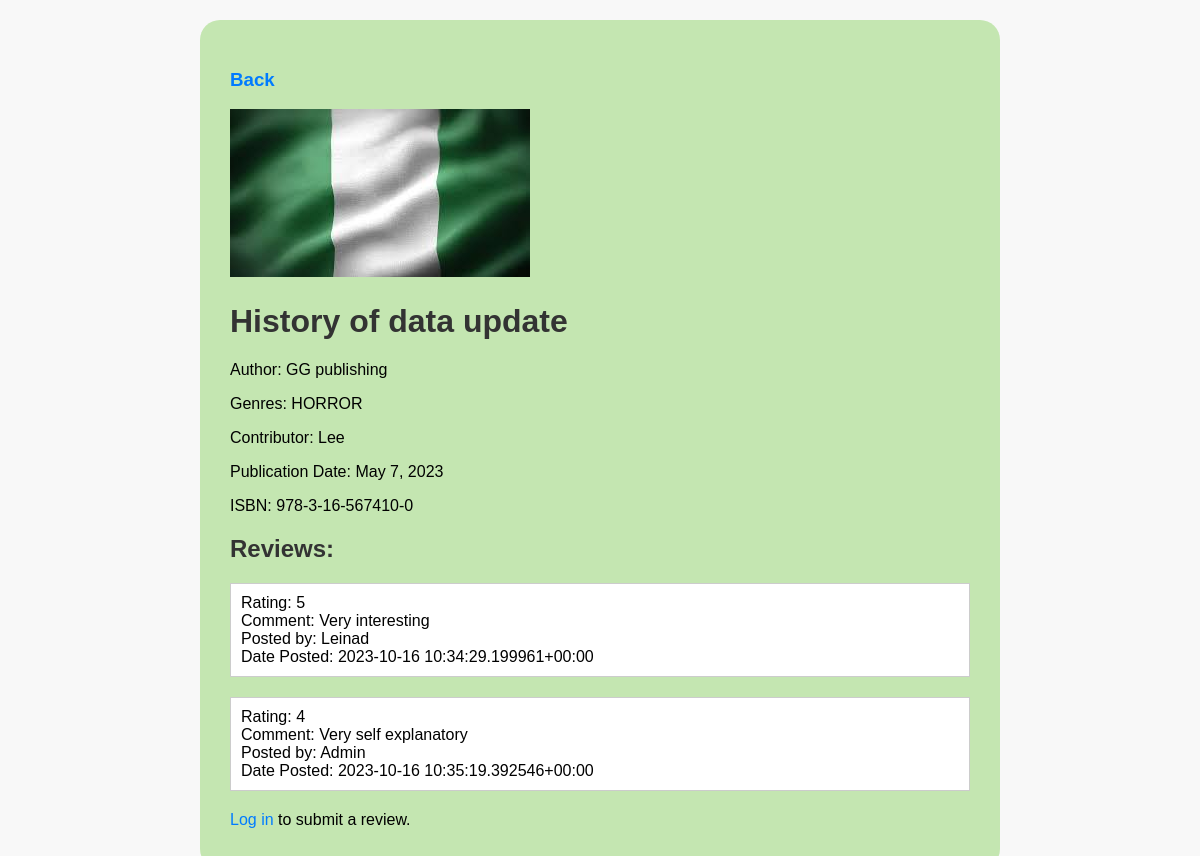
/book_detail/4/, run on the app's committed database.
### reviews/models.py (models this page shows, shortened)
class Book(models.Model):
    title = models.CharField(max_length=70, help_text='the title of the book')
    publication_date = models.DateField(verbose_name='date the book was published')
    isbn = models.CharField(max_length=20, verbose_name='the isbn number of the book', unique=True)
    publisher = models.ForeignKey('Publisher', on_delete=models.CASCADE)
    contributors = models.ManyToManyField('Contributor', through='BookContributor')
    image = models.ImageField(default='no_image.JPEG', upload_to='book_images', null=True, blank=True)

class Publisher(models.Model):
    name = models.CharField(max_length=50, help_text = 'the name of the publisher',)
    website = models.URLField(help_text="the publisher's website.")
    email = models.EmailField(help_text="the publisher's email address")

class Genre(models.Model):
    class GenreType(models.TextChoices):
        Horror = 'HORROR', 'horror'
        Comedy = 'COMEDY', 'comedy'
        Romance = 'ROMANCE', 'romance'
        Action = 'ACTION', 'action'
    book = models.ForeignKey(Book, on_delete=models.CASCADE)
    genre = models.CharField(verbose_name='the genre of this book', choices=GenreType.choices, max_length=20)

class Contributor(models.Model):
    first_names = models.CharField(max_length=50, help_text='the contributors first names')
    last_names = models.CharField(max_length=50, help_text='the contributors last name')
    email = models.EmailField(help_text='the contributors email')
    def __str__(self):
        return self.first_names

class Review(models.Model):
    content = models.TextField(help_text='the review text')
    rating = models.IntegerField(help_text='the rating the reviewer has given')
    date_created = models.DateTimeField(auto_now_add=True,
        help_text='the date and time the review was created'
    )
    date_edited = models.DateTimeField(null=True, help_text='the date and time the review was last edited')
    creator = models.ForeignKey(auth.get_user_model(), on_delete=models.CASCADE)
    book = models.ForeignKey(Book, on_delete=models.CASCADE, help_text='the book that this review is for')

### reviews/views.py (the view)
# urls.py: path('book_detail/<int:id>/', views.book_detail, name='book_detail'),
def book_detail(request, id):
    book = get_object_or_404(Book, id=id)
    reviews = Review.objects.filter(book=book)
    return render(request, 'book_detail.html', {'book': book, 'reviews': reviews,})

### reviews/templates/book_detail.html (shortened to what this page needs)
<!DOCTYPE html>
<html>
<head>
</head>
<body>
    <div style="background-color: #b7e2a0ca; padding: 30px; border-radius: 20px;">
        <h3><a href="{% url 'book_list' %}">Back</a></h3>
        <img src="{{ book.image.url }}" alt="{{ book.title }} Image">
        <h1>{{ book.title|capfirst }}</h1>
        <p>Author: {{ book.publisher.name }}</p>
        <p>Genres:
            {% for genre in book.genre_set.all %}
                {{ genre.genre }}
            {% endfor %}
        </p>
        <p>Contributor: {{ book.contributors.get|capfirst }}</p>
        <p>Publication Date: {{ book.publication_date }}</p>
        <p>ISBN: {{ book.isbn }}</p>
        <h2>Reviews:</h2>
        <ul>
            {% for review in reviews|slice:":3" %}
                <li>
                    Rating: {{ review.rating|capfirst }}<br>
                    Comment: {{ review.content|capfirst }}<br>
                    Posted by: {{ review.creator.username|capfirst }}<br>
                    Date Posted: {{ review.date_created|capfirst }}
                </li>
            {% endfor %}
        </ul>
        {% if user.is_authenticated %}
            <h2>Submit a Review</h2>
            <form method="post" action="{% url 'submit_review' book.id %}">
                {% csrf_token %}
                <label for="rating">Rating:</label>
                <input type="number" name="rating" min="1" max="5" required><br>
                <label for="comment">Comment:</label><br>
                <textarea name="comment" required></textarea><br>
                <input type="submit" value="Submit">
            </form>
        {% else %}
            <p><a href="{% url 'login' %}?next=/book_detail/{{ book.id }} ">Log in</a> to submit a review.</p>
        {% endif %}
    </div>
</body>
</html>

### reviews/templates/book_detail.html (style rules this page uses)
body { font-family: Arial, sans-serif; max-width: 800px; margin: 0 auto; padding: 20px; background-color: #f8f8f8; }
h1, h2 { color: #333; }
p { margin-bottom: 10px; }
ul { list-style-type: none; padding: 0; }
ul li { margin-bottom: 20px; border: 1px solid #ccc; padding: 10px; background-color: #fff; }
a { color: #007bff; text-decoration: none; }

### data on the page
Book: image (picture), title "History of data update", publisher.name "GG publishing", contributors.get "Lee", publication_date "May 7, 2023", isbn "978-3-16-567410-0"
Genre: genre "HORROR"
Review: rating "5", content "Very interesting", creator.username "Leinad", date_created "2023-10-16 10:34:29.199961+00:00"
Review: rating "4", content "Very self explanatory", creator.username "Admin", date_created "2023-10-16 10:35:19.392546+00:00"
